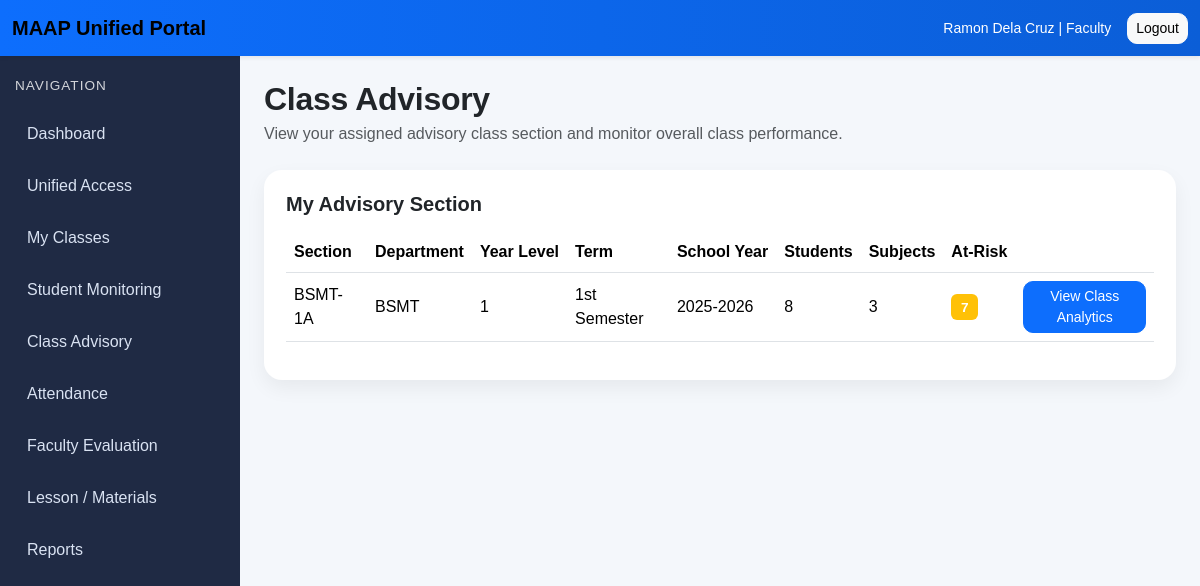
The page /academics/faculty/class-advisory/ (signed in) on the database its author committed.
### accounts/models.py (models this page shows, shortened)
class CustomUser(AbstractUser):
    ROLE_CHOICES = [
        ("admin", "Admin"),
        ("faculty", "Faculty"),
        ("student", "Student"),
    ]
    role = models.CharField(max_length=20, choices=ROLE_CHOICES, default="student")

### academics/models.py (models this page shows, shortened)
class AdvisorySection(models.Model):
    department = models.ForeignKey(
        Department,
        on_delete=models.CASCADE,
        related_name="advisory_sections"
    )
    adviser = models.ForeignKey(
        FacultyProfile,
        on_delete=models.SET_NULL,
        null=True,
        blank=True,
        related_name="advisory_sections"
    )
    section_name = models.CharField(max_length=50)
    year_level = models.CharField(max_length=10)
    term = models.CharField(max_length=30)
    school_year = models.CharField(max_length=20)
    created_at = models.DateTimeField(auto_now_add=True)
    class Meta:
        ordering = ["department__code", "year_level", "section_name"]
        unique_together = ("section_name", "term", "school_year")

class Department(models.Model):
    name = models.CharField(max_length=150, unique=True)
    code = models.CharField(max_length=20, unique=True)
    class Meta:
        ordering = ["name"]

### academics/views.py (the view)
# urls.py: path("faculty/class-advisory/", views.faculty_class_advisory, name="faculty-class-advisory"),
@login_required
def faculty_class_advisory(request):
    if not _faculty_check(request):
        messages.error(request, "You are not authorized to access class advisory.")
        return redirect("role-redirect")
    faculty_profile = request.user.faculty_profile
    advisory_sections = (
        AdvisorySection.objects
        .filter(adviser=faculty_profile)
        .select_related("department", "adviser__user")
        .order_by("department__code", "section_name")
    )
    rows = []
    for advisory in advisory_sections:
        enrollments = Enrollment.objects.filter(
            class_section__section_name=advisory.section_name,
            class_section__term=advisory.term,
            class_section__school_year=advisory.school_year,
        )
        total_students = enrollments.values("student").distinct().count()
        total_subjects = enrollments.values("class_section__subject").distinct().count()
        average_grade = (
            Grade.objects
            .filter(enrollment__in=enrollments)
            .aggregate(avg=Avg("final_grade"))
            .get("avg")
        )
        average_attendance = (
            AttendanceSummary.objects
            .filter(enrollment__in=enrollments)
            .aggregate(avg=Avg("attendance_percent"))
            .get("avg")
        )
        student_ids = enrollments.values_list("student_id", flat=True).distinct()
        at_risk_count = 0
        for student_id in student_ids:
            student_enrollments = enrollments.filter(student_id=student_id)
            grade_qs = Grade.objects.filter(enrollment__in=student_enrollments)
            attendance_qs = AttendanceSummary.objects.filter(enrollment__in=student_enrollments)
            risk_level, risk_badge, advisory_message = _get_student_risk_for_advisory(
                grade_qs,
                attendance_qs
            )
            if risk_level in ["High Risk", "Moderate Risk"]:
                at_risk_count += 1
        rows.append({
            "advisory": advisory,
            "total_students": total_students,
            "total_subjects": total_subjects,
            "average_grade": average_grade,
            "average_attendance": average_attendance,
            "at_risk_count": at_risk_count,
        })
    context = {
        "page_title": "Class Advisory",
        "rows": rows,
    }
    return render(request, "academics/faculty_class_advisory.html", context)

### academics/views.py (called while the page is built)
def _faculty_check(request):
    if request.user.role != "faculty":
        return False
    if not hasattr(request.user, "faculty_profile"):
        return False
    return True

### templates/academics/faculty_class_advisory.html (shortened to what this page needs)
{% extends "base.html" %}
{% block content %}
<div class="page-header">
    <h2 class="fw-bold mb-1">Class Advisory</h2>
    <p class="text-muted mb-0">
        View your assigned advisory class section and monitor overall class performance.
    </p>
</div>
<div class="section-box">
    <h5 class="fw-bold mb-3">My Advisory Section</h5>
    <div class="table-responsive">
        <table class="table align-middle">
            <thead>
                <tr>
                    <th>Section</th>
                    <th>Department</th>
                    <th>Year Level</th>
                    <th>Term</th>
                    <th>School Year</th>
                    <th>Students</th>
                    <th>Subjects</th>
                    <th>At-Risk</th>
                    <th></th>
                </tr>
            </thead>
            <tbody>
                {% for row in rows %}
                <tr>
                    <td>{{ row.advisory.section_name }}</td>
                    <td>{{ row.advisory.department.code }}</td>
                    <td>{{ row.advisory.year_level }}</td>
                    <td>{{ row.advisory.term }}</td>
                    <td>{{ row.advisory.school_year }}</td>
                    <td>{{ row.total_students }}</td>
                    <td>{{ row.total_subjects }}</td>
                    <td>
                        {% if row.at_risk_count > 0 %}
                            <span class="badge bg-warning">{{ row.at_risk_count }}</span>
                        {% else %}
                            <span class="badge bg-success">0</span>
                        {% endif %}
                    </td>
                    <td>
                        <a href="{% url 'faculty-class-advisory-detail' row.advisory.id %}" class="btn btn-primary btn-sm">
                            View Class Analytics
                        </a>
                    </td>
                </tr>
                {% empty %}
                <tr>
                    <td colspan="9" class="text-center text-muted">
                        No advisory section assigned to your account yet.
                    </td>
                </tr>
                {% endfor %}
            </tbody>
        </table>
    </div>
</div>
{% endblock %}

### templates/base.html (shortened to what this page needs)
{% load static %}
<!DOCTYPE html>
<html lang="en">
<head>
    <link href="https://cdn.jsdelivr.net/npm/bootstrap@5.3.3/dist/css/bootstrap.min.css" rel="stylesheet">
    <link rel="stylesheet" href="{% static 'css/portal.css' %}">
</head>
<body>
{% if user.is_authenticated %}
    <nav class="navbar navbar-expand-lg portal-navbar shadow-sm">
        <div class="container-fluid">
            <a class="navbar-brand fw-bold" href="{% url 'role-redirect' %}">
                MAAP Unified Portal
            </a>
            <div class="d-flex align-items-center gap-3 ms-auto">
                <span class="text-white small">
                    {{ user.get_full_name|default:user.username }} | {{ user.role|title }}
                </span>
                <form method="post" action="{% url 'logout' %}">
                    <button type="submit" class="btn btn-light btn-sm">Logout</button>
                </form>
            </div>
        </div>
    </nav>
    <div class="portal-wrapper">
        <aside class="portal-sidebar">
            <div class="sidebar-heading">Navigation</div>
            <a href="{% url 'role-redirect' %}" class="sidebar-link">Dashboard</a>
            <a href="{% url 'unified-access' %}" class="sidebar-link">Unified Access</a>
            {% if user.role == 'admin' %}
                    <a href="{% url 'admin-faculty-list' %}" class="sidebar-link">Faculty</a>
                    <button class="sidebar-link sidebar-toggle {% if '/evaluations/' in request.path %}active{% endif %}"
                        type="button"
                        data-bs-toggle="collapse"
                        data-bs-target="#evaluationSubMenu"
                        aria-expanded="{% if '/evaluations/' in request.path %}true{% else %}false{% endif %}"
                        aria-controls="evaluationSubMenu">Evaluation<span class="sidebar-arrow">▾</span>
                    </button>
                        <div class="collapse {% if '/evaluations/' in request.path %}show{% endif %}" id="evaluationSubMenu">
                            <div class="sidebar-submenu">
                                <a href="{% url 'evaluation-input' %}" class="sidebar-sublink">Evaluation Input</a>
                                <a href="{% url 'evaluation-summary' %}" class="sidebar-sublink">Evaluation Summary</a>
                            </div>
                        </div>
                <a href="{% url 'reports-index' %}" class="sidebar-link">Reports</a>
                <a href="{% url 'forms-repository' %}" class="sidebar-link">Forms</a>
            {% elif user.role == 'faculty' %}
                <a href="{% url 'faculty-class-list' %}" class="sidebar-link">My Classes</a>
                <a href="{% url 'faculty-student-monitoring' %}" class="sidebar-link">Student Monitoring</a>
                <a href="{% url 'faculty-class-advisory' %}" class="sidebar-link">Class Advisory</a>
                <a href="{% url 'faculty-attendance-class-list' %}" class="sidebar-link">Attendance</a>
                <a href="{% url 'faculty-evaluation-dashboard' %}" class="sidebar-link">Faculty Evaluation</a>
                <a href="{% url 'lesson-materials' %}" class="sidebar-link">Lesson / Materials</a>
                <a href="{% url 'reports-index' %}" class="sidebar-link">Reports</a>
            {% endif %}
        </aside>
        <main class="portal-content">
{% else %}
    <div class="container py-5">
        <div class="row justify-content-center">
            <div class="col-md-6 col-lg-5">
{% endif %}
                {% block content %}{% endblock %}
{% if user.is_authenticated %}
        </main>
    </div>
{% else %}
            </div>
        </div>
    </div>
{% endif %}
</body>
</html>

### static/css/portal.css (style rules this page uses)
body { background-color: #f4f7fb; font-family: Arial, sans-serif; margin: 0; overflow-x: hidden; }
.portal-navbar { background: linear-gradient(90deg, #0d6efd, #0b5ed7); }
.portal-wrapper { display: flex; min-height: calc(100vh - 56px); width: 100%; max-width: 100vw; min-width: 0; overflow-x: hidden; }
.portal-sidebar { width: 240px; flex: 0 0 240px; background-color: #1f2a44; color: #ffffff; padding: 20px 15px; }
.sidebar-heading { font-size: 0.85rem; text-transform: uppercase; letter-spacing: 1px; margin-bottom: 16px; opacity: 0.8; }
.sidebar-link { display: block; color: #d9e2f2; text-decoration: none; padding: 10px 12px; margin-bottom: 8px; border-radius: 10px; transition: 0.2s ease; }
.portal-content { flex: 1 1 auto; width: calc(100vw - 240px); max-width: calc(100vw - 240px); padding: 24px; min-width: 0; overflow-x: hidden; box-sizing: border-box; }
.page-header { margin-bottom: 24px; }
.section-box { background: #ffffff; border-radius: 18px; padding: 22px; box-shadow: 0 8px 20px rgba(0, 0, 0, 0.06); }
.badge { font-size: 0.85rem; padding: 0.45em 0.7em; }
.table th { white-space: nowrap; }
.table td { vertical-align: middle; }
.btn { border-radius: 10px; }
.page-header h2 { letter-spacing: -0.3px; }
.section-box { margin-bottom: 4px; }
.admin-dashboard *, .portal-content * { box-sizing: border-box; }

### rows shown on the page
CustomUser: get_full_name "Ramon Dela Cruz", role "Faculty"
AdvisorySection: advisory.section_name "BSMT-1A", advisory.department.code "BSMT", advisory.year_level "1", advisory.term "1st Semester", advisory.school_year "2025-2026", total_students "8", total_subjects "3", at_risk_count "7"
